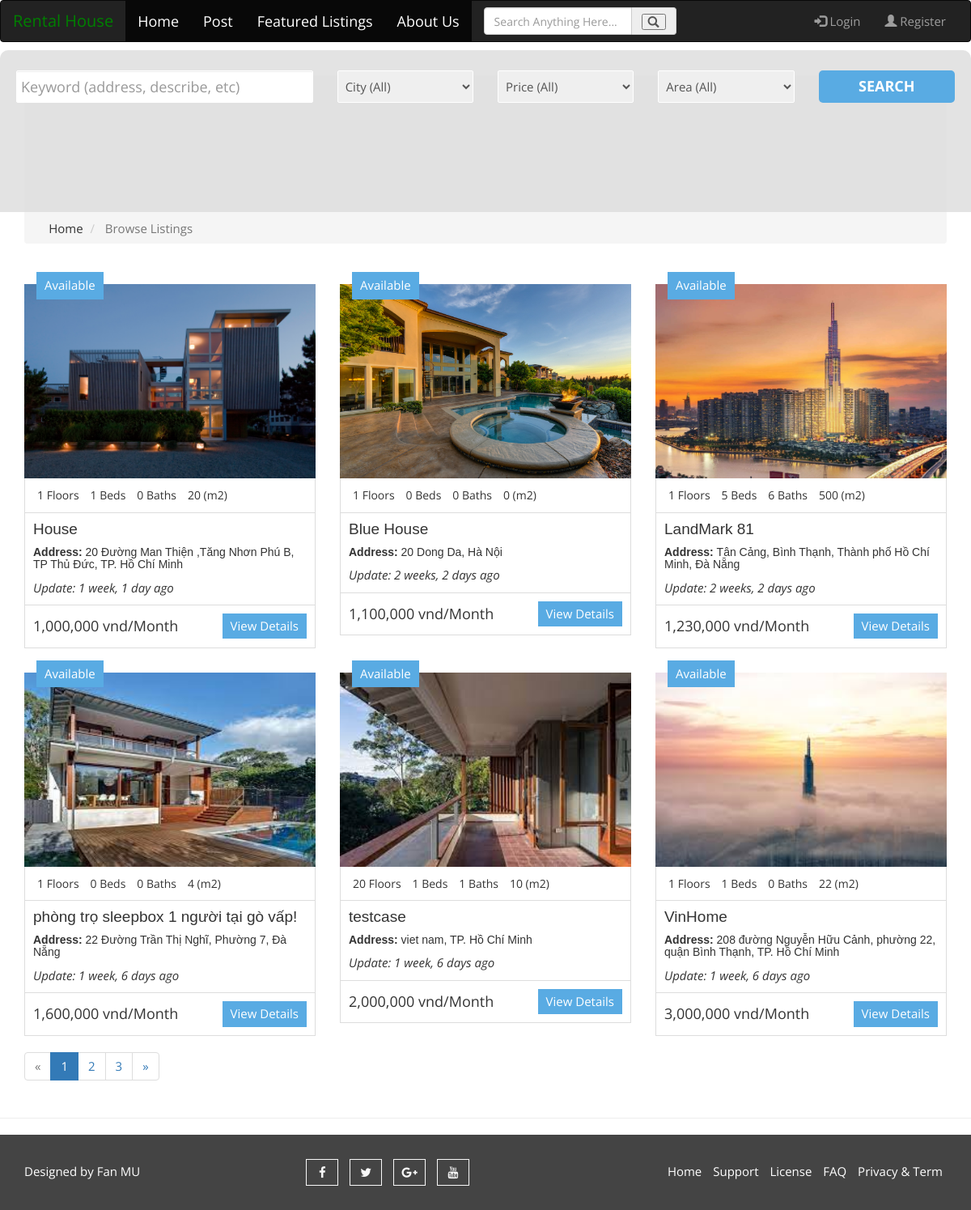
The page /search on the database as committed earlier.
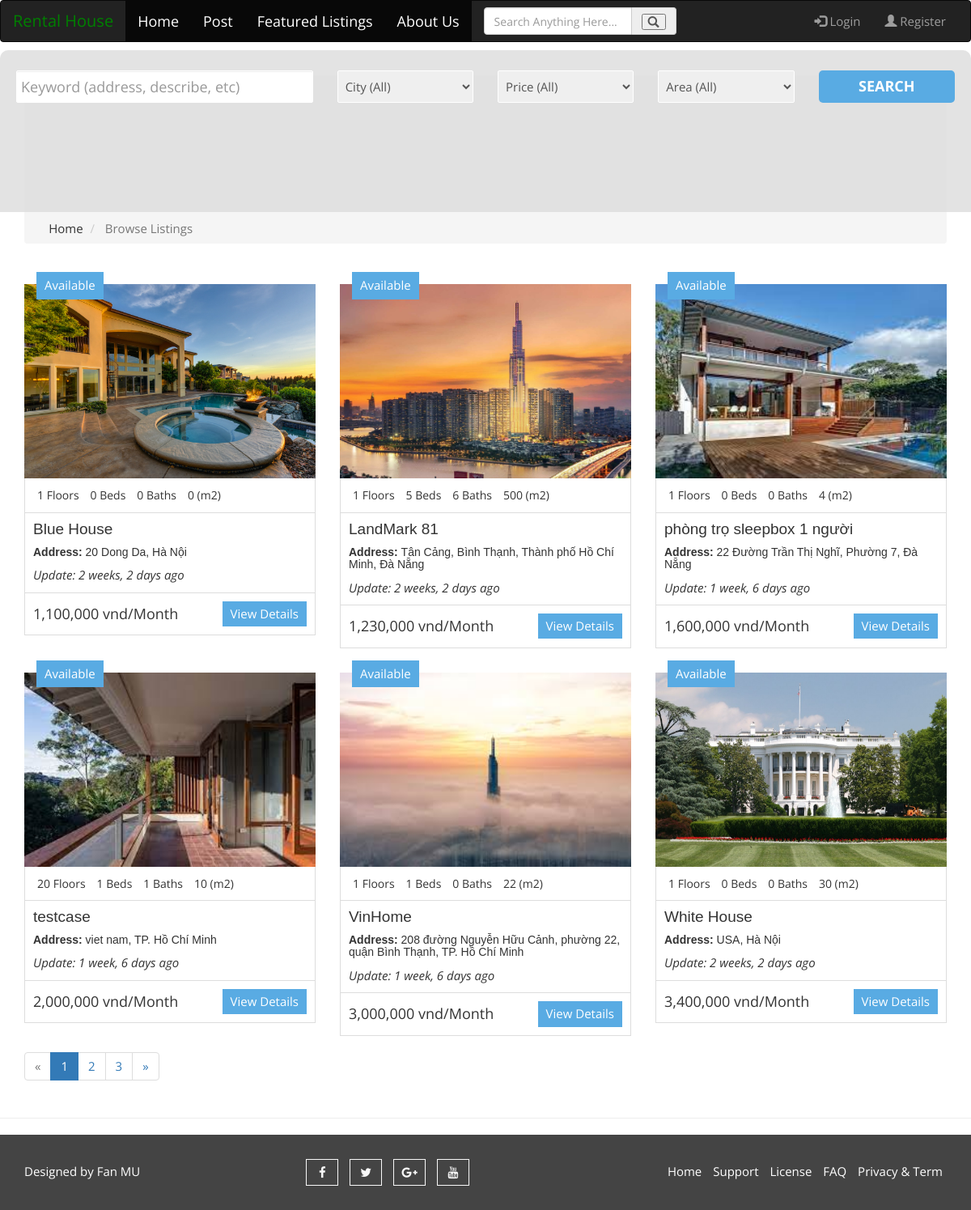
The same page on the database as committed later.
### house/models.py (models this page shows, shortened)
class Listing(models.Model):
    status_choices = (
        ("Available","Available"),
        ("Unvailable", "Unavailable"),
        ("Sale", "For Sale"),
        ('draft', 'Draft'),
        ('published', 'Published'),
    )
    city_choices = {
        ('TP. Hồ Chí Minh', 'TP. Hồ Chí Minh'),
        ('Hà Nội', 'Hà Nội'),
        ('Đà Nẵng', 'Đà Nẵng'),
        ('Bình Dương','Bình Dương'),
        ('An Giang','An Giang'),
        ('Bà Rịa – Vũng Tàu','Bà Rịa – Vũng Tàu'),
        ('Bạc Liêu','Bạc Liêu'),
        ('Bắc Giang','Bắc Giang'),
        ('Bắc Kạn','Bắc Kạn'),
        ('Bắc Ninh','Bắc Ninh'),
        ('Bến Tre','Bến Tre'),
        ('Bình Định','Bình Định'),
        ('Bình Phước','Bình Phước'),
        ('Bình Thuận','Bình Thuận'),
        ('Cà Mau','Cà Mau'),
        ('Cao Bằng','Cao Bằng'),
        ('Cần Thơ','Cần Thơ'),
        ('Đắk Lắk','Đắk Lắk'),
        ('Đắk Nông','Đắk Nông'),
        ('Điện Biên','Điện Biên'),
        ('Đồng Nai','Đồng Nai'),
        ('Đồng Tháp','Đồng Tháp'),
        ('Gia Lai','Gia Lai'),
        ('Hà Giang','Hà Giang'),
        ('Hà Nam','Hà Nam'),
        ('Hà Tĩnh','Hà Tĩnh'),
        ('Hải Dương','Hải Dương'),
        ('Hải Phòng','Hải Phòng'),
        ('Hậu Giang','Hậu Giang'),
        ('Hòa Bình','Hòa Bình'),
        ('Hưng Yên','Hưng Yên'),
        ('Khánh Hòa','Khánh Hòa'),
        ('Kiên Giang','Kiên Giang'),
        ('Kon Tum','Kon Tum'),
        ('Lai Châu','Lai Châu'),
        ('Lạng Sơn','Lạng Sơn'),
        ('Lào Cai','Lào Cai'),
        ('Lâm Đồng','Lâm Đồng'),
        ('Long An','Long An'),
        ('Nam Định','Nam Định'),
        ('Nghệ An','Nghệ An'),
        ('Ninh Bình','Ninh Bình'),
        ('Ninh Thuận','Ninh Thuận'),
        ('Phú Thọ','Phú Thọ'),
        ('Phú Yên','Phú Yên'),
        ('Quảng Bình','Quảng Bình'),
        ('Quảng Nam','Quảng Nam'),
        ('Quảng Ngãi','Quảng Ngãi'),
        ('Quảng Ninh','Quảng Ninh'),
        ('Quảng Trị','Quảng Trị'),
        ('Sóc Trăng','Sóc Trăng'),
        ('Sơn La','Sơn La'),
        ('Tây Ninh','Tây Ninh'),
        ('Thái Bình','Thái Bình'),
        ('Thái Nguyên','Thái Nguyên'),
        ('Thanh Hóa','Thanh Hóa'),
        ('Thừa Thiên Huế','Thừa Thiên Huế'),
        ('Tiền Giang','Tiền Giang'),
        ('Trà Vinh','Trà Vinh'),
        ('Tuyên Quang','Tuyên Quang'),
        ('Vĩnh Long','Vĩnh Long'),
        ('Vĩnh Phúc','Vĩnh Phúc'),
        ('Yên Bái','Yên Bái'),
    }
    status = models.CharField(max_length = 20, choices=status_choices, default="Available")
    lessor = models.ForeignKey(Profile,on_delete = models.CASCADE, blank=True,null=True)
    title = models.CharField(max_length = 120)
    address = models.CharField(max_length = 200)
    city = models.CharField(max_length = 100,choices=city_choices,default='null')
    description = models.TextField(blank=True)
    price = models.IntegerField()
    area = models.IntegerField()
    floor= models.IntegerField(default=1)
    bedrooms = models.IntegerField(default=0)
    kitcheen = models.IntegerField(default=0)
    bathrooms = models.IntegerField(default=0)
    garage = models.BooleanField(default=0)
    AirCondition = models.BooleanField(default=0)
    ComunityCenter = models.BooleanField(default=0)
    SecuritySystem = models.BooleanField(default=0)
    Furniture = models.TextField(default=0)
    list_date = models.DateField(default = datetime.now,blank = True)
    photo_main = models.ImageField(upload_to = 'photos/%Y/%m/%d/')
    photo_1 = models.ImageField(upload_to = 'photos/%Y/%m/%d/',blank =True)
    photo_2 = models.ImageField(upload_to = 'photos/%Y/%m/%d/',blank =True)
    photo_3 = models.ImageField(upload_to = 'photos/%Y/%m/%d/',blank =True)
    photo_4 = models.ImageField(upload_to = 'photos/%Y/%m/%d/',blank =True)
    photo_5 = models.ImageField(upload_to = 'photos/%Y/%m/%d/',blank =True)
    favourites = models.ManyToManyField(
        User, related_name='favourite', default=None, blank=True)

### house/views.py (the view)
# urls.py: path('search',views.search,name = "search"),
def search(request):
    queryset_list = Listing.objects.order_by('price','area','-list_date')
    if 'keywords' in request.GET:
        keywords = request.GET['keywords']
        if keywords:
            queryset_list = queryset_list.filter(address__icontains=keywords) |  queryset_list.filter(description__icontains=keywords) | queryset_list.filter(title__icontains=keywords)
    if 'city' in request.GET:
        city = request.GET['city']
        if city:
            queryset_list = queryset_list.filter(city__iexact = city)
    if 'area' in request.GET:
        area = request.GET['area']
        if area:
            queryset_list = queryset_list.filter(area__lte = area)
    if 'price' in request.GET:
        price = request.GET['price']
        if price:
            queryset_list = queryset_list.filter(price__lte= price)
    paginator = Paginator(queryset_list,6)
    page = request.GET.get('page')
    paged_listings = paginator.get_page(page)
    context =  {
        "city_choices": city_choices,
        "price_choices":price_choices,
        "area_choices":area_choices,
        "bedroom_choices":bedroom_choices,
        "listings":paged_listings,
        "values":request.GET,
    }
    return render(request,'listings/search.html',context)

### templates/listings/search.html (shortened to what the changed rows need)
{% extends 'base.html' %}
{% load static%}
{% load humanize %}
{% block content %}
  <section id="listings" class="py-4">
    <div class="container">
      <div class="row">
      {% if listings %}
        {% for listing in listings %}
        <div class="col-md-4">
          <article class="aa-properties-item" >
            <a href="{% url 'listing' listing.pk%}" class="aa-properties-item-img">
              <img src="{{listing.photo_main.url }}" alt="img" width="370" height="240">
            </a>
            <div class="aa-tag for-sale">
              {{listing.status}}
            </div>
            <div class="aa-properties-item-content">
              <div class="aa-properties-info">
                <span>{{listing.floor}} Floors</span>
                <span>{{listing.bedrooms}} Beds</span>
                <span>{{listing.bathrooms}} Baths</span>
                <span>{{listing.area}} (m2)</span>
              </div>
              <div class="aa-properties-about">
                <h3 style="font-size:19px"><a href="{% url 'listing' listing.pk%}">{{listing.title}}</a></h3>
                <h5><strong>Address: </strong>{{listing.address}}, {{listing.city}}</h5>
                <i>Update: {{ listing.list_date | timesince }} ago</i>
              </div>
              <div class="aa-properties-detial">
                <span class="aa-price">
                  {{listing.price | intcomma}} vnd/Month
                </span>
                <a href="{% url 'listing' listing.pk %}" class="aa-secondary-btn">View Details</a>
              </div>
            </div>
          </article>
          </div>
        {% endfor%}
    {% else %}
          <div class="col-md-12">
            <p>No listings available.</p>
          </div>
    {% endif %}
    </div>
      <div class="row">
        <div class="col-md-12">
          {% if listings.has_other_pages %}
            <ul class="pagination">
              {% for i in listings.paginator.page_range %}
                  {% if listings.number == i %}
                  <li class="page-item active">
                    <a class="page-link">{{i}}</a>
                  </li>
                  {% else %}
                  <li class="page-item">
                    <a href="?page={{i}}" class="page-link">{{i}}</a>
                  </li>
                  {% endif %}
              {% endfor %}
            </ul>
          {% endif %}
        </div>
      </div>
    </div>
  </section>
{% endblock %}

Rows that differ between the two databases and show on the page:
removed Listing: photo_main (picture), status "Available", floor "1", bedrooms "1", bathrooms "0", area "20", title "House", address "20 Đường Man Thiện ,Tăng Nhơn Phú B, TP Thủ Đức", city "TP. Hồ Chí Minh", list_date "1 week, 1 day", price "1,000,000"
changed Listing "22 Đường Trần Thị Nghĩ, Phường 7": title "phòng trọ sleepbox 1 người tại gò vấp!" → "phòng trọ sleepbox 1 người"
now on this page (row unchanged): Listing: photo_main (picture), status "Available", floor "1", bedrooms "0", bathrooms "0", area "30", title "White House", address "USA", city "Hà Nội", list_date "2 weeks, 2 days", price "3,400,000"
